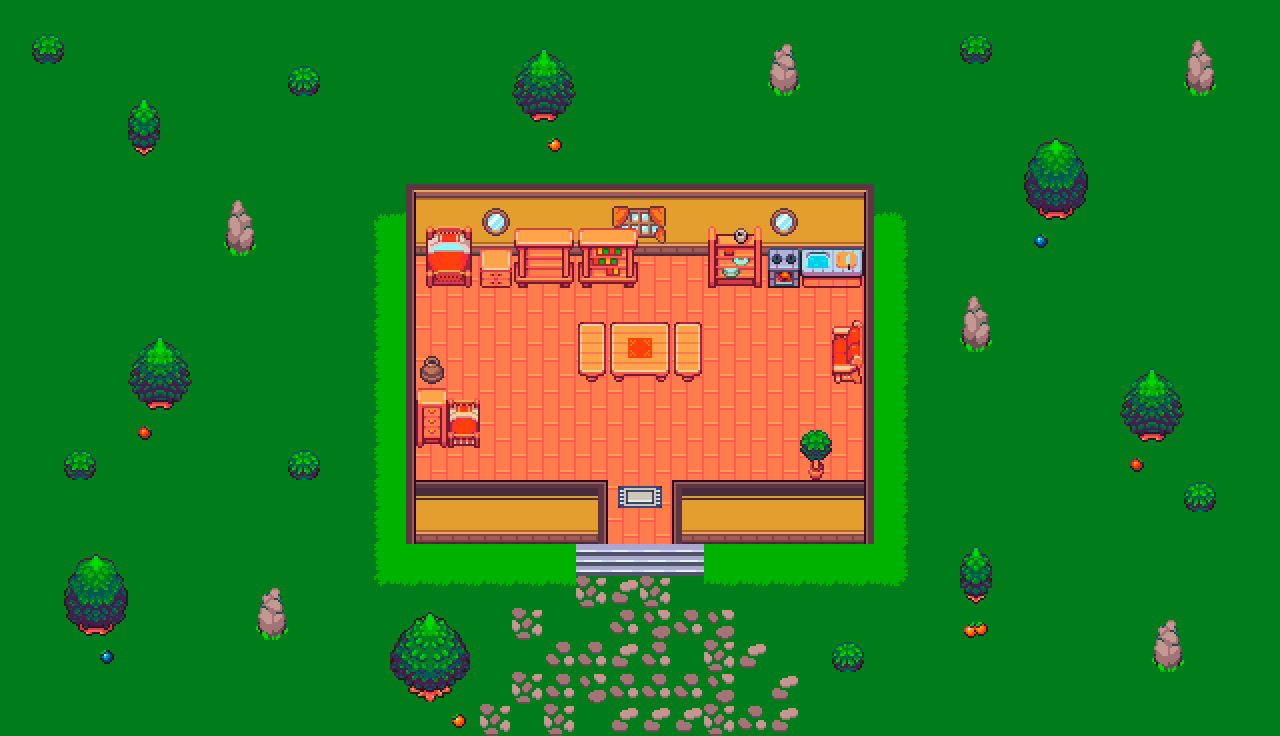

This game map was drawn from its Tiled (.tmx) file and the tilesets committed beside it. A one-line description and the trimmed map source follow:
An orthogonal 40x23 tile map with 32x32 px tiles, 4 tile layers (Extra, Suelo, Muebles, Detalles), 1 hidden layer not drawn, 3 tilesets.

<map version="1.4" tiledversion="1.4.3" orientation="orthogonal" renderorder="right-down" width="40" height="23" tilewidth="32" tileheight="32" infinite="0" nextlayerid="6" nextobjectid="1">
 <editorsettings>
  <chunksize width="32" height="32" />
 </editorsettings>
 <tileset firstgid="1" name="map_tileset" tilewidth="32" tileheight="32" tilecount="768" columns="48">
  <image source="map_tileset.png" width="1536" height="512" />
 </tileset>
 <tileset firstgid="769" name="hitboxes" tilewidth="32" tileheight="32" tilecount="20" columns="20">
  <image source="hitboxes.png" width="640" height="32" />
 </tileset>
 <tileset firstgid="789" name="interior_tileset" tilewidth="32" tileheight="32" tilecount="768" columns="48">
  <image source="interior_tileset.png" width="1536" height="512" />
 </tileset>
 <layer id="3" name="Extra" width="40" height="23">
  <data>[920 cells, 920 non-empty, 12 distinct tile ids]</data>
 </layer>
 <layer id="1" name="Suelo" width="40" height="23">
  <data>[920 cells, 247 non-empty, 46 distinct tile ids]</data>
 </layer>
 <layer id="2" name="Muebles" width="40" height="23">
  <data>[920 cells, 58 non-empty, 44 distinct tile ids]</data>
 </layer>
 <layer id="5" name="Detalles" width="40" height="23">
  <data>[920 cells, 57 non-empty, 13 distinct tile ids]</data>
 </layer>
 <layer id="4" name="Hitboxes" width="40" height="23" visible="0" opacity="0.5">
  <properties>
   <property name="draw" type="bool" value="false" />
  </properties>
  <data>[920 cells, 920 non-empty, 3 distinct tile ids]</data>
 </layer>
</map>